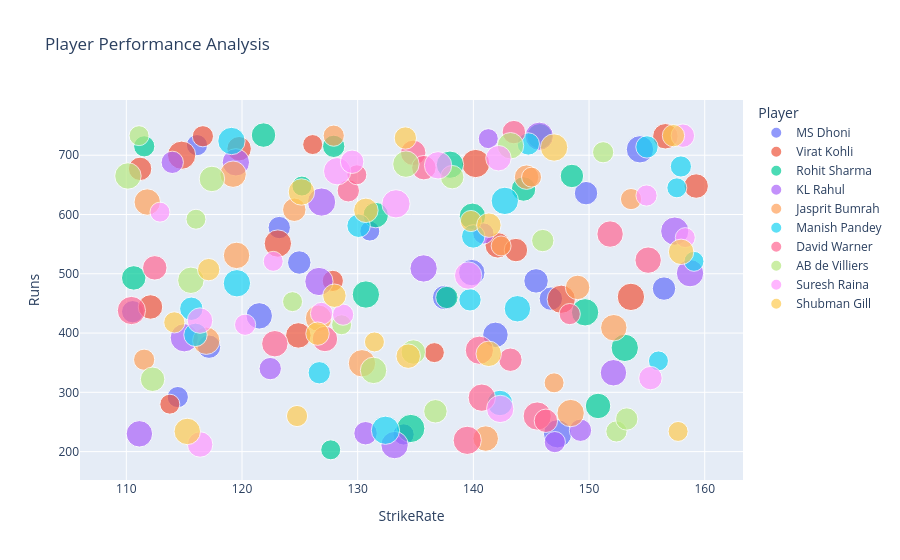

Here is the notebook cell this chart was saved with:
### Code cell
fig = px.scatter(df,
                 x="StrikeRate",
                 y="Runs",
                 color="Player",
                 size="Matches",
                 title="Player Performance Analysis")
fig.show()

### Figure 1 — Plotly figure (JSON) as saved in the notebook; plotly's stock layout.template omitted (floating-point values rounded to 4 significant figures)
{"data": [{"hovertemplate": "Player=MS Dhoni<br>StrikeRate=%{x}<br>Runs=%{y}<br>Matches=%{marker.size}<extra></extra>", "legendgroup": "MS Dhoni", "marker": {"color": "#636efa", "size": [8, 9, 14, 11, 10, 9, 11, 9, 13, 16, 15, 11, 11, 11, 14, 12, 12, 10], "sizemode": "area", "sizeref": 0.04, "symbol": "circle"}, "mode": "markers", "name": "MS Dhoni", "orientation": "v", "showlegend": true, "type": "scatter", "x": [131.1, 134.0, 139.9, 125.0, 110.5, 116.1, 149.7, 114.5, 141.9, 147.3, 154.4, 146.7, 156.5, 117.2, 121.5, 137.5, 145.4, 123.2], "xaxis": "x", "y": [572, 229, 502, 519, 436, 717, 636, 292, 397, 230, 710, 458, 475, 377, 429, 460, 488, 578], "yaxis": "y"}, {"hovertemplate": "Player=Virat Kohli<br>StrikeRate=%{x}<br>Runs=%{y}<br>Matches=%{marker.size}<extra></extra>", "legendgroup": "Virat Kohli", "marker": {"color": "#EF553B", "size": [12, 16, 8, 8, 13, 13, 11, 11, 8, 12, 16, 15, 16, 9, 12, 13, 15, 9], "sizemode": "area", "sizeref": 0.04, "symbol": "circle"}, "mode": "markers", "name": "Virat Kohli", "orientation": "v", "showlegend": true, "type": "scatter", "x": [119.8, 114.8, 113.8, 136.6, 124.9, 142.1, 111.2, 143.7, 126.1, 159.3, 140.2, 153.6, 147.6, 116.6, 112.1, 156.6, 123.1, 127.8], "xaxis": "x", "y": [711, 700, 280, 367, 396, 548, 677, 540, 718, 648, 686, 461, 457, 732, 444, 732, 551, 488], "yaxis": "y"}, {"hovertemplate": "Player=Rohit Sharma<br>StrikeRate=%{x}<br>Runs=%{y}<br>Matches=%{marker.size}<extra></extra>", "legendgroup": "Rohit Sharma", "marker": {"color": "#00cc96", "size": [13, 16, 12, 15, 12, 9, 11, 15, 13, 8, 12, 8, 10, 14, 13, 15, 10, 15], "sizemode": "area", "sizeref": 0.04, "symbol": "circle"}, "mode": "markers", "name": "Rohit Sharma", "orientation": "v", "showlegend": true, "type": "scatter", "x": [150.8, 134.6, 121.9, 153.1, 110.6, 111.5, 148.5, 138.0, 131.6, 125.2, 144.3, 127.7, 137.7, 139.9, 145.7, 149.7, 127.9, 130.7], "xaxis": "x", "y": [277, 239, 734, 375, 493, 715, 665, 684, 599, 648, 643, 203, 460, 597, 732, 435, 715, 465], "yaxis": "y"}, {"hovertemplate": "Player=KL Rahul<br>StrikeRate=%{x}<br>Runs=%{y}<br>Matches=%{marker.size}<extra></extra>", "legendgroup": "KL Rahul", "marker": {"color": "#ab63fa", "size": [8, 16, 16, 9, 11, 14, 15, 10, 14, 10, 9, 16, 15, 15, 16, 15, 10, 16], "sizemode": "area", "sizeref": 0.04, "symbol": "circle"}, "mode": "markers", "name": "KL Rahul", "orientation": "v", "showlegend": true, "type": "scatter", "x": [141.3, 145.7, 115.0, 140.9, 130.7, 152.1, 135.7, 149.3, 111.1, 122.4, 147.0, 157.4, 119.5, 158.7, 126.7, 133.2, 114.0, 126.9], "xaxis": "x", "y": [728, 732, 392, 568, 231, 333, 509, 236, 230, 340, 216, 572, 688, 501, 487, 211, 688, 621], "yaxis": "y"}, {"hovertemplate": "Player=Jasprit Bumrah<br>StrikeRate=%{x}<br>Runs=%{y}<br>Matches=%{marker.size}<extra></extra>", "legendgroup": "Jasprit Bumrah", "marker": {"color": "#FFA15A", "size": [15, 14, 8, 14, 9, 15, 12, 11, 9, 13, 9, 8, 12, 8, 15, 14, 14, 14], "sizemode": "area", "sizeref": 0.04, "symbol": "circle"}, "mode": "markers", "name": "Jasprit Bumrah", "orientation": "v", "showlegend": true, "type": "scatter", "x": [130.4, 126.6, 142.4, 111.8, 127.9, 148.4, 144.6, 124.5, 111.5, 141.1, 153.6, 147.0, 149.0, 145.0, 116.9, 119.2, 119.5, 152.1], "xaxis": "x", "y": [349, 425, 547, 621, 733, 265, 663, 608, 355, 222, 626, 316, 477, 663, 387, 668, 531, 409], "yaxis": "y"}, {"hovertemplate": "Player=Manish Pandey<br>StrikeRate=%{x}<br>Runs=%{y}<br>Matches=%{marker.size}<extra></extra>", "legendgroup": "Manish Pandey", "marker": {"color": "#19d3f3", "size": [11, 15, 10, 8, 15, 10, 15, 11, 11, 14, 10, 13, 16, 11, 9, 8, 10, 8], "sizemode": "area", "sizeref": 0.04, "symbol": "circle"}, "mode": "markers", "name": "Manish Pandey", "orientation": "v", "showlegend": true, "type": "scatter", "x": [115.6, 119.6, 155.0, 159.1, 142.7, 139.7, 119.1, 116.0, 130.1, 143.8, 126.7, 142.3, 132.4, 140.0, 157.9, 156.0, 144.8, 157.6], "xaxis": "x", "y": [441, 484, 714, 521, 623, 456, 724, 397, 581, 441, 333, 282, 236, 563, 681, 353, 719, 645], "yaxis": "y"}, {"hovertemplate": "Player=David Warner<br>StrikeRate=%{x}<br>Runs=%{y}<br>Matches=%{marker.size}<extra></extra>", "legendgroup": "David Warner", "marker": {"color": "#FF6692", "size": [11, 16, 16, 14, 14, 16, 9, 16, 13, 11, 13, 14, 12, 10, 8, 15, 11, 12], "sizemode": "area", "sizeref": 0.04, "symbol": "circle"}, "mode": "markers", "name": "David Warner", "orientation": "v", "showlegend": true, "type": "scatter", "x": [143.5, 145.5, 110.4, 155.1, 122.8, 140.5, 148.3, 139.5, 134.8, 143.2, 127.2, 151.8, 112.5, 129.2, 129.9, 140.7, 146.3, 135.7], "xaxis": "x", "y": [739, 260, 438, 523, 382, 371, 432, 219, 704, 355, 390, 567, 510, 640, 667, 291, 252, 679], "yaxis": "y"}, {"hovertemplate": "Player=AB de Villiers<br>StrikeRate=%{x}<br>Runs=%{y}<br>Matches=%{marker.size}<extra></extra>", "legendgroup": "AB de Villiers", "marker": {"color": "#B6E880", "size": [14, 8, 11, 14, 11, 14, 8, 9, 9, 8, 13, 10, 14, 10, 12, 14, 8, 12], "sizemode": "area", "sizeref": 0.04, "symbol": "circle"}, "mode": "markers", "name": "AB de Villiers", "orientation": "v", "showlegend": true, "type": "scatter", "x": [131.4, 116.0, 138.2, 115.6, 136.7, 143.2, 128.6, 152.4, 151.2, 111.1, 117.4, 153.3, 134.2, 146.0, 112.3, 110.1, 124.4, 134.8], "xaxis": "x", "y": [337, 592, 663, 489, 268, 716, 414, 234, 705, 733, 660, 255, 685, 556, 322, 665, 453, 368], "yaxis": "y"}, {"hovertemplate": "Player=Suresh Raina<br>StrikeRate=%{x}<br>Runs=%{y}<br>Matches=%{marker.size}<extra></extra>", "legendgroup": "Suresh Raina", "marker": {"color": "#FF97FF", "size": [11, 13, 11, 13, 9, 15, 9, 15, 13, 15, 10, 16, 8, 15, 8, 11, 9, 8], "sizemode": "area", "sizeref": 0.04, "symbol": "circle"}, "mode": "markers", "name": "Suresh Raina", "orientation": "v", "showlegend": true, "type": "scatter", "x": [158.1, 116.4, 155.3, 116.4, 155.0, 142.3, 128.7, 139.6, 142.2, 128.2, 126.9, 133.3, 112.9, 136.9, 158.3, 129.5, 120.3, 122.7], "xaxis": "x", "y": [733, 212, 324, 421, 632, 272, 431, 497, 695, 673, 433, 618, 604, 683, 561, 689, 414, 521], "yaxis": "y"}, {"hovertemplate": "Player=Shubman Gill<br>StrikeRate=%{x}<br>Runs=%{y}<br>Matches=%{marker.size}<extra></extra>", "legendgroup": "Shubman Gill", "marker": {"color": "#FECB52", "size": [9, 8, 14, 9, 12, 12, 13, 11, 10, 14, 13, 9, 12, 8, 11, 10, 15, 10], "sizemode": "area", "sizeref": 0.04, "symbol": "circle"}, "mode": "markers", "name": "Shubman Gill", "orientation": "v", "showlegend": true, "type": "scatter", "x": [114.2, 131.4, 115.3, 124.8, 134.4, 130.7, 141.3, 128.0, 134.1, 125.1, 158.0, 139.8, 141.3, 157.7, 126.5, 157.3, 147.0, 117.1], "xaxis": "x", "y": [418, 385, 234, 260, 361, 607, 365, 463, 729, 638, 537, 589, 582, 234, 399, 733, 713, 507], "yaxis": "y"}], "layout": {"legend": {"itemsizing": "constant", "title": {"text": "Player"}, "tracegroupgap": 0}, "title": {"text": "Player Performance Analysis"}, "xaxis": {"anchor": "y", "domain": [0, 1], "title": {"text": "StrikeRate"}}, "yaxis": {"anchor": "x", "domain": [0, 1], "title": {"text": "Runs"}}}}
